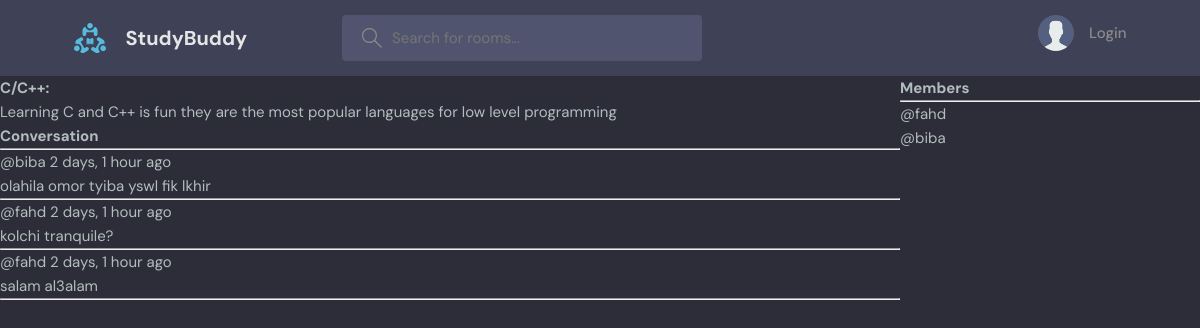
Screenshot of /room/7/ with the database file from the repository.
### base/models.py (models this page shows, shortened)
class Room(models.Model):
    members = models.ManyToManyField(User, related_name='members', blank=True)
    host = models.ForeignKey(User, on_delete=models.SET_NULL, null=True)
    topic = models.ForeignKey(Topic, on_delete=models.SET_NULL, null=True)
    name = models.CharField(max_length=200)
    description = models.TextField(null=True, blank=True)
    updated = models.DateTimeField(auto_now=True)
    created = models.DateTimeField(auto_now_add=True)
    class Meta:
        ordering = ['-updated', '-created']

class Message(models.Model):
    user = models.ForeignKey(User ,on_delete=models.CASCADE)
    room = models.ForeignKey(Room, on_delete=models.CASCADE)
    body = models.TextField()
    updated = models.DateTimeField(auto_now=True)
    created = models.DateTimeField(auto_now_add=True)
    class Meta:
        ordering = ['-updated', '-created']

### base/views.py (the view, shortened to what this page needs)
# urls.py: path('room/<str:pk>/', views.room, name='room'),
def room(request, pk):
    room = Room.objects.get(id=pk)
    msgs = room.message_set.all()
    members = room.members.all()
    context = {'room':room, 'msgs':msgs, 'members':members}
    return render(request, 'base/room.html', context)

### base/templates/base/room.html (shortened to what this page needs)
{% extends 'main.html' %}
{% block content %}
<div class="room-container">
    <div>
        <h1>{{room.name}}:</h1>
        <p>{{room.description}}</p>
        <div class="comment-wrapper">
            <h3>Conversation</h3>
            <hr>
            {% for msg in msgs %}
            <div>
                <small>@{{msg.user}}  {{msg.created|timesince}} ago </small>
                <p>{{msg.body}}</p>
                <hr>
            </div>
            {% endfor %}
        </div>
    </div>
    <div>
        <h3>Members</h3>
        <hr>
        {% for member in members %}
        <div>
            <small>@{{member}}</small>
        </div>
        {% endfor %}
    </div>
</div>
{% endblock content %}

### static/styles/style.css (style rules this page uses)
:root { --color-main: #71c6dd; --color-main-light: #e1f6fb; --color-dark: #3f4156; --color-dark-medium: #51546e; --color-dark-light: #696d97; --color-light: #e5e5e5; --color-gray: #8b8b8b; --color-light-gray: #b2bdbd; --color-bg: #2d2d39; --color-success: #5dd693; --color-error: #fc4b0b; }
* { font-family: "DM Sans", -apple-system, BlinkMacSystemFont, "Segoe UI", Roboto, Oxygen, Ubuntu, Cantarell, "Open Sans", "Helvetica Neue", sans-serif; margin: 0; padding: 0; box-sizing: border-box; text-rendering: optimizeLegibility; font-size: inherit; }
html { font-size: 56.25%; }
@media only screen and (min-width: 1200px) { html { font-size: 62.5%; } }
body { line-height: 1.6; font-weight: 400; font-size: 1.5rem; color: var(--color-light-gray); background-color: var(--color-bg); min-height: 100vh; }

### base/templates/base/room.html (style rules this page uses)
.room-container { display: grid; grid-template-columns: 3fr 1fr; }

### rows the page displays
Room: name "C/C++", description "Learning C and C++ is fun they are the most popular languages for low level programming"
Message: user "biba", created "2 days, 1 hour", body "olahila omor tyiba yswl fik lkhir"
Message: user "fahd", created "2 days, 1 hour", body "kolchi tranquile?"
Message: user "fahd", created "2 days, 1 hour", body "salam al3alam"

### other values shown
{{ member }} "fahd"
{{ member }} "biba"
